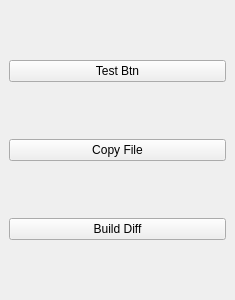
<?xml version="1.0" encoding="UTF-8"?>
<ui version="4.0">
 <class>LeftFnWin</class>
 <widget class="QDockWidget" name="LeftFnWin">
  <property name="geometry">
   <rect>
    <x>0</x>
    <y>0</y>
    <width>235</width>
    <height>300</height>
   </rect>
  </property>
  <property name="windowTitle">
   <string>function</string>
  </property>
  <widget class="QWidget" name="verticalLayoutWidget">
   <layout class="QVBoxLayout" name="verticalLayout">
    <item>
     <widget class="QPushButton" name="m_btnCheck">
      <property name="text">
       <string>Test Btn</string>
      </property>
     </widget>
    </item>
    <item>
     <widget class="QPushButton" name="m_btnCopy">
      <property name="text">
       <string>Copy File</string>
      </property>
     </widget>
    </item>
    <item>
     <widget class="QPushButton" name="m_btnDiff">
      <property name="text">
       <string>Build Diff</string>
      </property>
     </widget>
    </item>
   </layout>
  </widget>
 </widget>
 <resources/>
 <connections/>
</ui>
